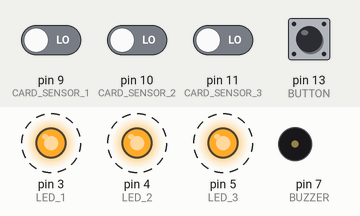
Recording of a sketch running on a simulated Arduino Uno, built with avr-gcc and run on an emulated ATmega328P. Shown: output pins drawn as LEDs (lit = HIGH), buzzer (waves = sounding, pin HIGH). Dashed ring = blinking. The inputs (shaded band) are chosen by the test bench; at power-on: pin 9 (CARD_SENSOR_1), pin 10 (CARD_SENSOR_2), pin 11 (CARD_SENSOR_3), pin 13 (BUTTON) LOW.

Above: at 0.86 s.
1.3 s: pin 9 (CARD_SENSOR_1) driven HIGH
4.3 s: pin 10 (CARD_SENSOR_2) driven HIGH
At 5.1 s:
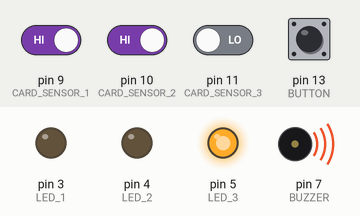
5.8 s: pin 13 (BUTTON) pulled HIGH for 0.15 s
At 6.2 s:
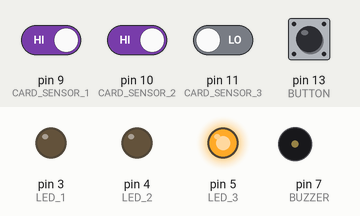
7.4 s: pin 9 (CARD_SENSOR_1) driven LOW
At 8.18 s:
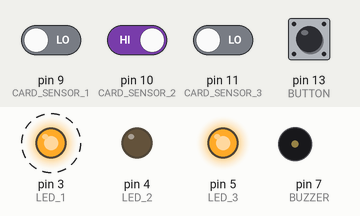
10.4 s: pin 11 (CARD_SENSOR_3) driven HIGH
At 11.6 s:
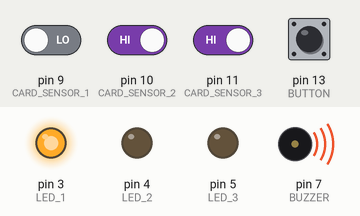
13.4 s: pin 10 (CARD_SENSOR_2) driven LOW
At 18.7 s:
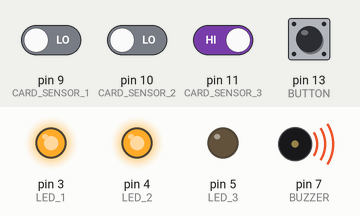
Timing chart, 0 to 19.0 s (numbered marks = the images above; inputs shaded):
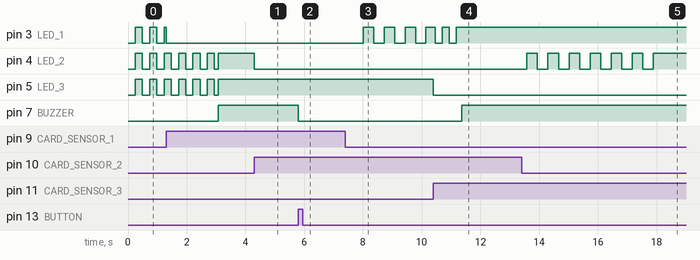

The sketch:

WalletAlarm.ino
```cpp
// pin 3-5 = LEDS
// pin 7 = buzzer
// pin 9-11 = card sensors
// pin 13 = button

int LED_1 = 3;
int LED_2 = 4;
int LED_3 = 5;

int BUZZER = 7;

int CARD_SENSOR_1 = 9;
int CARD_SENSOR_2 = 10;
int CARD_SENSOR_3 = 11;

int BUTTON = 13;

int buttonState;             // the current reading from the input pin
int lastButtonState = LOW;   // the previous reading from the input pin

long timers[] = {0,0,0};
bool cardInPlace[] = {true, true, true};
bool cardInPlaceLastState[] = {true, true, true};
int LED_states[] = {0,0,0};

int blinkLED[] = {0,0,0};
bool ledOn[] = {false, false, false};

unsigned long TIME_ALLOWED_AWAY = 50000;

void setup() {
  pinMode(LED_1, OUTPUT);
  pinMode(LED_2, OUTPUT);
  pinMode(LED_3, OUTPUT);

  pinMode(BUZZER, OUTPUT);

  pinMode(CARD_SENSOR_1, INPUT);
  pinMode(CARD_SENSOR_2, INPUT);
  pinMode(CARD_SENSOR_3, INPUT);

  pinMode(BUTTON, INPUT);

  Serial.begin(9600);
}

void loop() {
  buttonState = digitalRead(BUTTON);

  // if the button is pressed, turn off the buzzer
  if(buttonState && !lastButtonState){
    digitalWrite(BUZZER, LOW);
  }

  checkCard(0);
  checkCard(1);
  checkCard(2);
  // Serial.println(timers[2]);
  //Serial.print(cardInPlace[0]);
  //Serial.print(cardInPlace[1]);
  //Serial.println(cardInPlace[2]);


  // if all cards are in place, turn off buzzer
  if(cardInPlace[0] && cardInPlace[1] && cardInPlace[2]){
    digitalWrite(BUZZER, LOW);
  }

  lastButtonState = buttonState;
}


void checkCard(int index){

  cardInPlace[index] = digitalRead(CARD_SENSOR_1 + index);

  if(!cardInPlace[index] && cardInPlaceLastState[index]){
    // when card gets taken out of wallet, start timer and start flashing LED
    LED_states[index] = 1;
    timers[index] = 0;
  }
  else if (cardInPlace[index] && !cardInPlaceLastState[index]){
    // card is returned to wallet; reset timers, turn off LEDs
    timers[index] = 0;
    LED_states[index] = 0;
  }
  else if (!cardInPlace[index]){
    // if card is out, increment timer
    timers[index] ++;
    if(timers[index] > TIME_ALLOWED_AWAY){

      // if the card has been out for more than the alotted time, set the LED to solid color
      LED_states[index] = 2;

      // force the buzzer on only for a threshold of 1% within the time allowed away
      // this allows user to turn off buzzer while still keeping LED indicator on
      if(timers[index] < TIME_ALLOWED_AWAY + .01 * TIME_ALLOWED_AWAY)
        digitalWrite(BUZZER, HIGH);
    }
  }
  else{
    LED_states[index] = 0;
  }


  if(LED_states[index] == 2){
    digitalWrite(LED_1 + index, HIGH);
  }
  else if(LED_states[index] == 1){
    blinkLEDfunc(index);
  }
  else{
    digitalWrite(LED_1 + index, LOW);
  }


  cardInPlaceLastState[index] = cardInPlace[index];
}


void blinkLEDfunc(int index){
  if(blinkLED[index] > 4000){
    ledOn[index] = !ledOn[index];
    digitalWrite(LED_1 + index, ledOn[index]);
    blinkLED[index] = 0;
  }
  blinkLED[index] += 1;
}
```

Measured:
- after the input at 4.3 s, pin 4 (LED_2): HIGH → LOW at once
- after the input at 5.8 s, pin 7 (BUZZER): HIGH → LOW at once
- after the input at 7.4 s, pin 3 (LED_1): alternates HIGH for 0.36 s and LOW for 0.36 s, starting after 0.61 s
- after the input at 10.4 s, pin 3 (LED_1): LOW → HIGH after 0.31 s, → LOW 0.24 s later, → HIGH 0.24 s later; pin 5 (LED_3): HIGH → LOW at once; pin 7 (BUZZER): LOW → HIGH after 0.97 s instead of 1.4 s
- after the input at 13.4 s, pin 4 (LED_2): alternates HIGH for 0.36 s and LOW for 0.36 s, 13 changes in all, then stays HIGH, starting after 0.18 s
